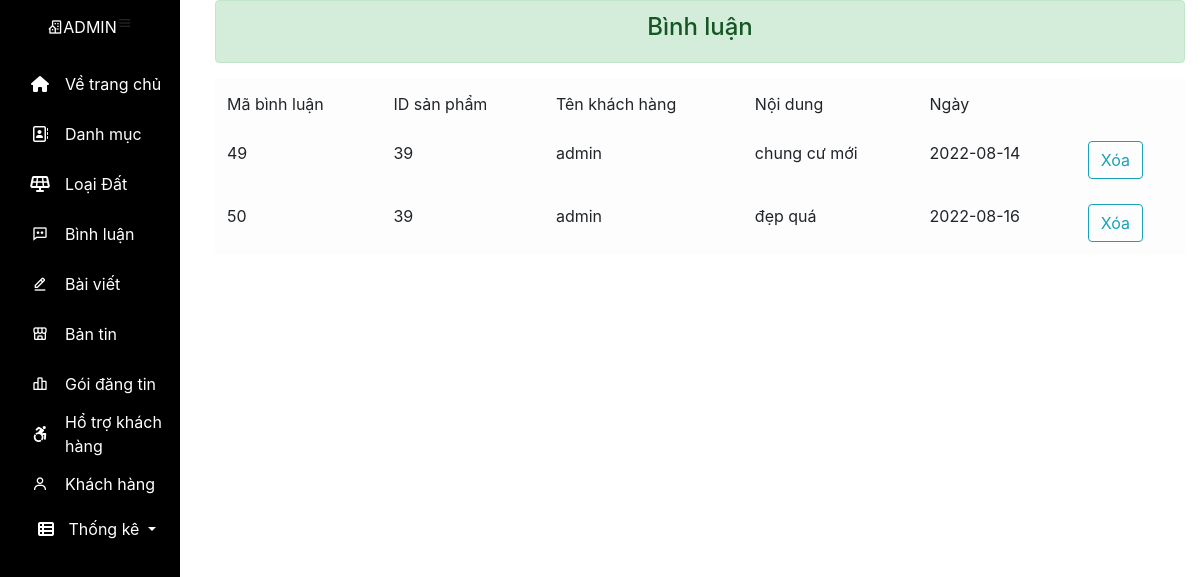
Page /view/Admin/layout.php?binhluan_list&id=39 (signed in) on the committed database.
### tables this page shows
CREATE TABLE `bang_tin` (
  `id_san_pham` int(10) NOT NULL AUTO_INCREMENT,
  `ten_san_pham` varchar(50) NOT NULL,
  `gia_san_pham` float NOT NULL,
  `hinh_san_pham` varchar(50) NOT NULL,
  `dia_chi` varchar(50) NOT NULL,
  `thong_tin_mo_ta` text NOT NULL,
  `ngay_dang` date NOT NULL,
  `luot_xem` int(11) NOT NULL,
  `so_dien_thoai` int(1) NOT NULL,
  `id_danh_muc` int(10) NOT NULL,
  `id_loai_dat` int(10) NOT NULL,
  `ten_dang_nhap` varchar(50) NOT NULL,
  `chieu_rong` float NOT NULL,
  `chieu_dai` float NOT NULL,
  `trang_thai` tinytext NOT NULL,
  PRIMARY KEY (`id_san_pham`),
  KEY `id_danh_muc` (`id_danh_muc`),
  KEY `ten_dang_nhap` (`ten_dang_nhap`),
  KEY `id_loai_dat` (`id_loai_dat`),
  CONSTRAINT `bang_tin_ibfk_1` FOREIGN KEY (`id_danh_muc`) REFERENCES `danh_muc` (`id_danh_muc`) ON DELETE CASCADE ON UPDATE CASCADE,
  CONSTRAINT `bang_tin_ibfk_2` FOREIGN KEY (`ten_dang_nhap`) REFERENCES `khach_hang` (`ten_dang_nhap`) ON DELETE CASCADE ON UPDATE CASCADE
);

CREATE TABLE `binh_luan` (
  `id_binh_luan` int(10) NOT NULL AUTO_INCREMENT,
  `id_san_pham` int(10) NOT NULL,
  `ten_dang_nhap` varchar(50) NOT NULL,
  `noi_dung` text NOT NULL,
  `ngay` date NOT NULL,
  PRIMARY KEY (`id_binh_luan`),
  KEY `id_san_pham` (`id_san_pham`),
  KEY `ten_dang_nhap` (`ten_dang_nhap`),
  CONSTRAINT `binh_luan_ibfk_1` FOREIGN KEY (`id_san_pham`) REFERENCES `bang_tin` (`id_san_pham`) ON DELETE CASCADE ON UPDATE CASCADE
);

CREATE TABLE `khach_hang` (
  `ten_dang_nhap` varchar(50) NOT NULL,
  `pass` varchar(100) NOT NULL,
  `hinh` varchar(500) NOT NULL,
  `email` varchar(50) NOT NULL,
  `sdt` varchar(10) NOT NULL,
  `dia_chi` varchar(50) NOT NULL,
  `vai_tro` varchar(20) NOT NULL,
  PRIMARY KEY (`ten_dang_nhap`),
  KEY `ten_dang_nhap` (`ten_dang_nhap`)
);

### model/database/pdo.php (called while the page is built, shortened)
<?php
function database()
{
    $host_name = "localhost";
    $db_name = "batdongsan";
    $username = "root";
    $password = "";
    $conn = new PDO("mysql:host=$host_name;dbname=$db_name;charset=utf8", $username, $password);
    $conn->setAttribute(PDO::ATTR_ERRMODE, PDO::ERRMODE_EXCEPTION);
    return $conn;
}
function pdo_query($sql)
{
    $sql_args = array_slice(func_get_args(), 1);
    try {
        $conn = database();
        $a = $conn->prepare($sql);
        $a->execute($sql_args);
        $rows = $a->fetchAll();
        return $rows;
    } catch (PDOException $e) {
        throw $e;
    } finally {
        unset($conn);
    }
}

### model/database/function.php (called while the page is built, shortened)
<?php
include("pdo.php");
function binh_luan_id($id)
{
    $sql = "SELECT *  FROM bang_tin a  INNER JOIN binh_luan b ON a.id_san_pham = b.id_san_pham INNER JOIN khach_hang c ON a.ten_dang_nhap = c.ten_dang_nhap  WHERE a.id_san_pham ='$id'";
    $row = pdo_query($sql);
    return $row;
}

### controller/gobal.php (called while the page is built, shortened)
<?php
$root =  "/PHP1";
$view = "$root/view";
$admin = "$view/Admin";

### view/Admin/binh_luan/list.php (the view, shortened to what this page needs)
<!doctype html>
<html lang="en">
<head>
    <link rel="stylesheet" href="https://stackpath.bootstrapcdn.com/bootstrap/4.3.1/css/bootstrap.min.css">
</head>
<body>
    <div class="container-fluid">
        <div class="alert alert-success">
            <strong>
                <h4 style="text-align: center;">Bình luận</h4>
            </strong>
        </div>
        <div class="right">
            <table class="table table-light">
                <thead>
                    <tr>
                        <td>Mã bình luận</td>
                        <td>ID sản phẩm</td>
                        <td>Tên khách hàng</td>
                        <td>Nội dung</td>
                        <td>Ngày</td>
                    </tr>
                </thead>
                <tbody>
                    <?php
                    if (!isset($_GET['id'])) {
                        $row = binh_luan();
                        foreach ($row as $a) {
                    ?>
                            <tr>
                                <td><?= $a['id_binh_luan'] ?></td>
                                <td><?= $a['id_san_pham'] ?></td>
                                <td><?= $a['ten_dang_nhap'] ?></td>
                                <td><?= $a['noi_dung'] ?></td>
                                <td><?= $a['ngay'] ?></td>
                                <td>
                                    <a href="<?= $admin ?>/binh_luan/delete.php?id=<?= $a['id_binh_luan']; ?>"><button type="button" class="btn btn-outline-info">Xóa</button></a>
                                </td>
                            </tr>
                        <?php
                        }
                    } else {
                        $id = $_GET['id'];
                        $row = binh_luan_id($id);
                        foreach ($row as $a) {
                        ?>
                            <tr>
                                <td><?= $a['id_binh_luan'] ?></td>
                                <td><?= $a['id_san_pham'] ?></td>
                                <td><?= $a['ten_dang_nhap'] ?></td>
                                <td><?= $a['noi_dung'] ?></td>
                                <td><?= $a['ngay'] ?></td>
                                <td>
                                    <a href="<?= $admin ?>/binh_luan/delete.php?id=<?= $a['id_binh_luan']; ?>"><button type="button" class="btn btn-outline-info">Xóa</button></a>
                                </td>
                            </tr>
                    <?php
                        }
                    }
                    ?>
                </tbody>
            </table>
        </div>
    </div>
</body>
</html>

### content/css/nav.css (style rules this page uses)
* { margin: 0; padding: 0; box-sizing: border-box; }

### rows in the picture
bang_tin: binh_luan.id_binh_luan "49", binh_luan.id_san_pham "39", ten_dang_nhap.ten_dang_nhap "admin", binh_luan.noi_dung "chung cư mới", binh_luan.ngay "2022-08-14", binh_luan.id_binh_luan "50", binh_luan.noi_dung "đẹp quá", binh_luan.ngay "2022-08-16"
